Frame 1 (no input): blank canvas, image omitted
Frame 60 (no input): blank canvas, image omitted
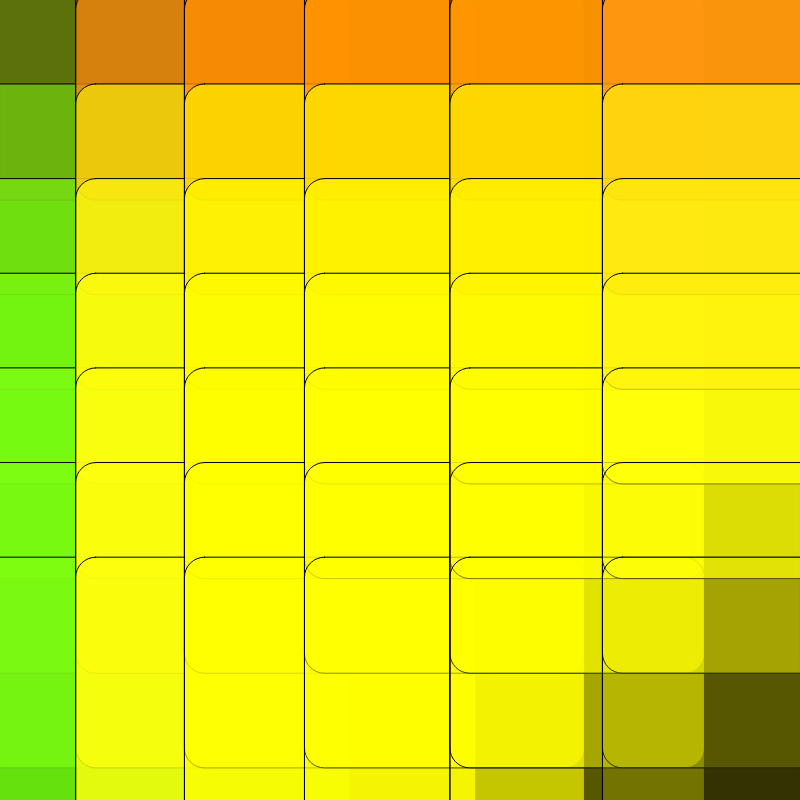
Frame 120 (the mouse pressed at the canvas centre since frame 60)

The p5.js sketch whose frames 1 and 60 were blank and that drew this single picture after the mouse press (run headless with seeded random() and noise() and a simulated clock; from frame 60 on, the mouse is pressed at the canvas centre):

// p5.js sketch
// ── sketch.js
var num_x;
var num_y;
var size;

function setup() {
  createCanvas(800, 800);
  rectMode(CENTER);
  
  // noLoop();

  // create and call our own function
  setVariables();
}

// you can create your own function.
// let's make one which initializes all of the global
// variables.
function setVariables() {
  num_x = random(3, 24);
  num_y = random(3, 24);
  size = random(50, 100);
}

function draw() {
  background(0);

  for (var i=0; i<num_x; i++) {
    for (var j=0; j<num_y; j++) {
      
      var x = map(i, 0, num_x, 0, width);
      var y = map(j, 0, num_y, 0, height);
      
      var offset_x = map(sin(0.01 * i * frameCount), -1, 1, -20, 20);
      var mult_y = map(sin(0.001 * i * j * frameCount), -1, 1, 0.5, 2.0);
      
      var opacity = map(sin(0.001 * i * j * frameCount), -1, 1, 0, 150);
      
      // Assignment Part
      
      fill(x, y, offset_x, opacity); // coloring accordingly
      rect(x + offset_x, y, mouseX, mouseY, 20); // mouse interaction
    }
  }  
  setVariables(); // changing shape everyframe instead of 'pressing spacebar'
}

/*
function keyPressed() {
  if (key==' ') {
    setVariables();
  }
}
*/
